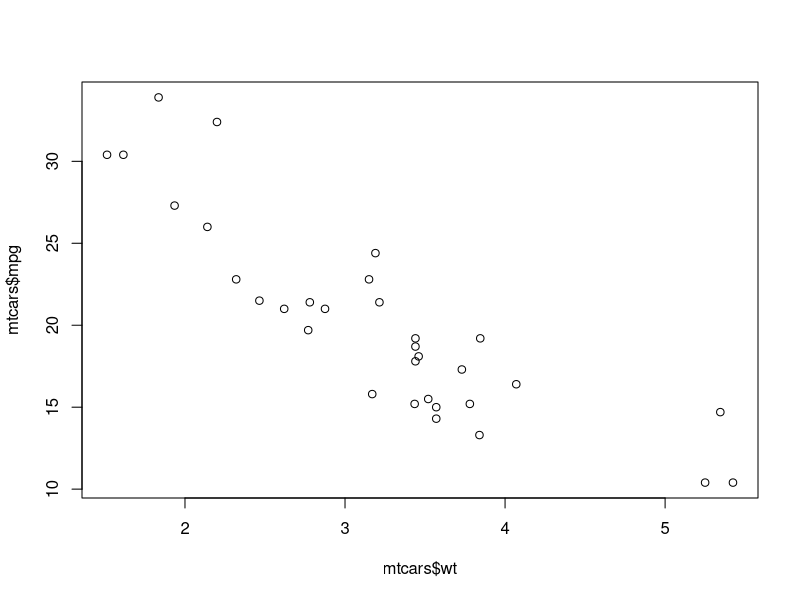
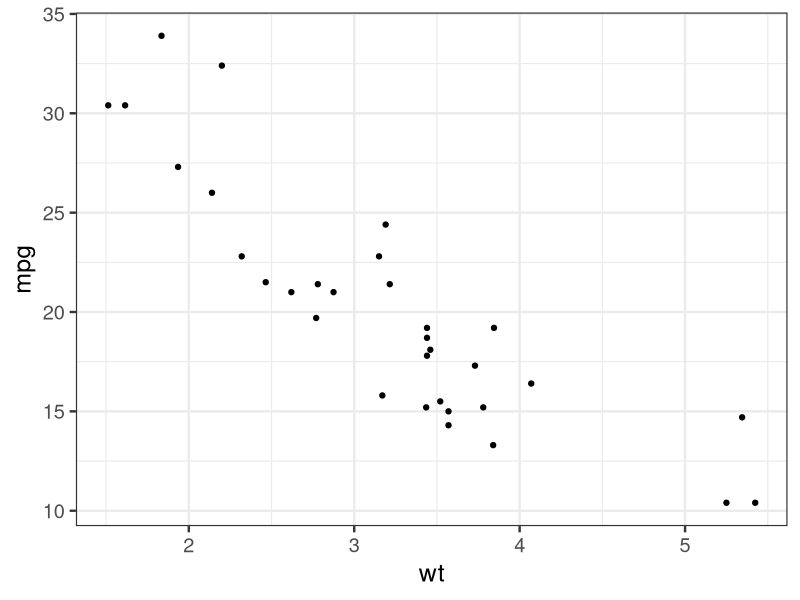

The R source for these figures, in order: (Note: this script raises an error after producing the figures.)
## ---- chunk 1
library(tidyverse)
ggplot2::theme_set(ggplot2::theme_bw(18))
## ---- chunk 2
plot(mtcars$wt, mtcars$mpg)
## ---- chunk 3
ggplot(mtcars, aes(x = wt, y = mpg)) +
  geom_point()
## ---- chunk 4
wt
## ---- chunk 5

eval(substitute(hp), mtcars)
## ---- chunk 6
mtcars %>%
  select(wt) %>%
  head()
## ---- chunk 7
mtcars %>%
  ggplot(aes(x = mpg)) +
  geom_histogram(bins = 25)
## ---- chunk 8
mtcars_dens <- function(df, col) {
  df %>%
    ggplot(aes(x = col)) +
    geom_histogram(bins = 25)
}
mtcars_dens(df = mtcars, col = "mpg")
## ---- chunk 9
mtcars_dens <- function(df, col) {
  df %>%
    ggplot(aes_string(x = col)) +
    geom_histogram(bins = 25)
}
mtcars_dens(df = mtcars, col = "mpg")
## ---- chunk 10
mtcars_dens(df = mtcars, col = "hp")
## ---- chunk 11
mtcars %>%
  filter(hp > 250)
## ---- chunk 12
mtcars_filter <- function(df, col) {
  df %>%
    filter(col > 250)
}
mtcars_filter(df = mtcars, col = "hp")
## ---- chunk 13
mtcars_filter <- function(df, col) {
  filter_call <- lazyeval::interp(~ var > 250, var = as.name(col))
  df %>%
    filter_(.dots = filter_call)
}
mtcars_filter(df = mtcars, col = "hp")
## ---- chunk 14
mtcars_filter <- function(df, col, threshold) {
  filter_call <- lazyeval::interp(~ var > thr,
                                  var = as.name(col),
                                  thr = quote(threshold))
  df %>%
    filter_(.dots = filter_call)
}
mtcars_filter(df = mtcars, col = "hp", threshold = 265)
## ---- chunk 15
fun1 <- function(name) {
  paste0("name is, ", name)
}
fun1("stringent")
## ---- chunk 16
fun2 <- function(name) {
  glue::glue("name is {name}")
}
fun2("stringent")
## ---- chunk 17
 
mtcars_filter <- function(df, column) {

  col <- enquo(column)
  message(col)
  df %>%
    select(!! col)
}
mtcars_filter(df = mtcars, hp)

